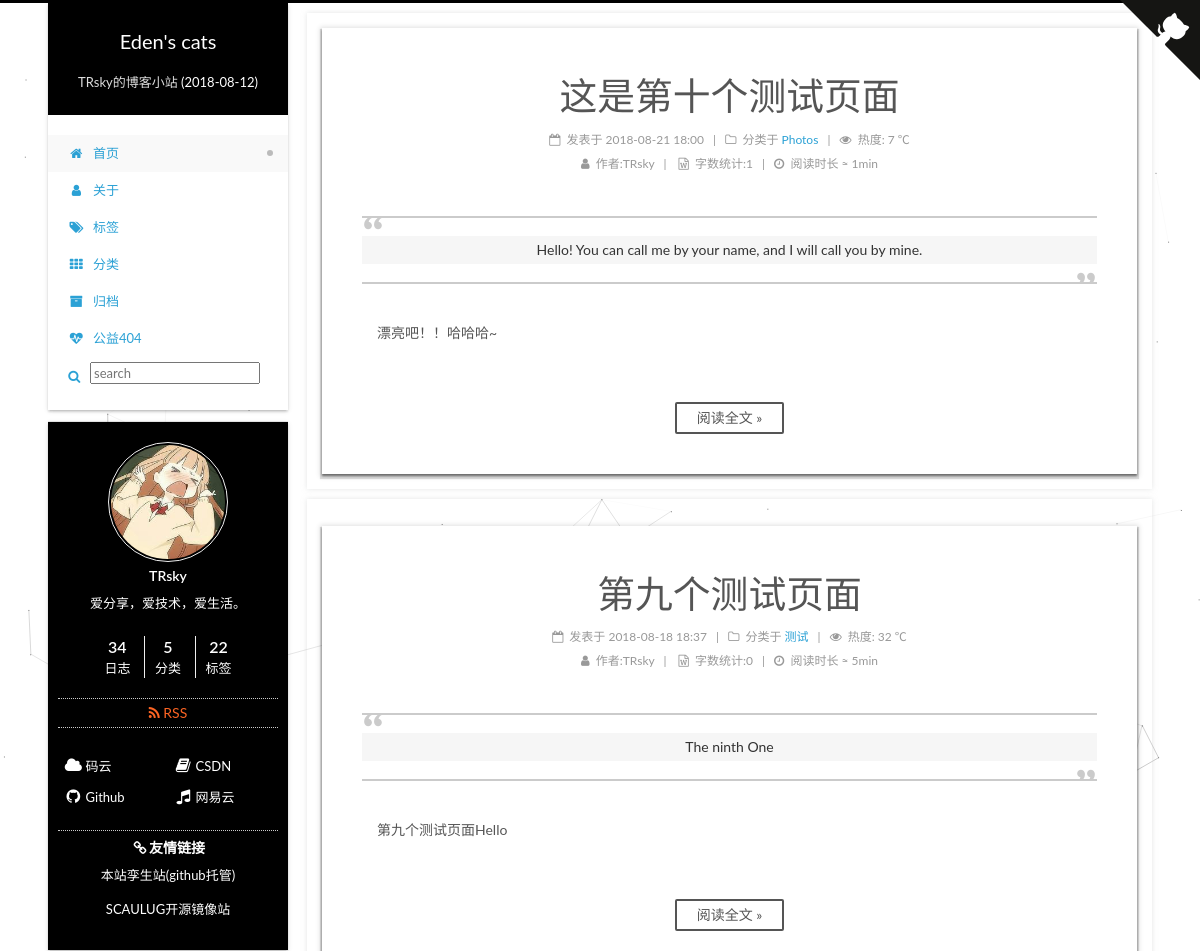
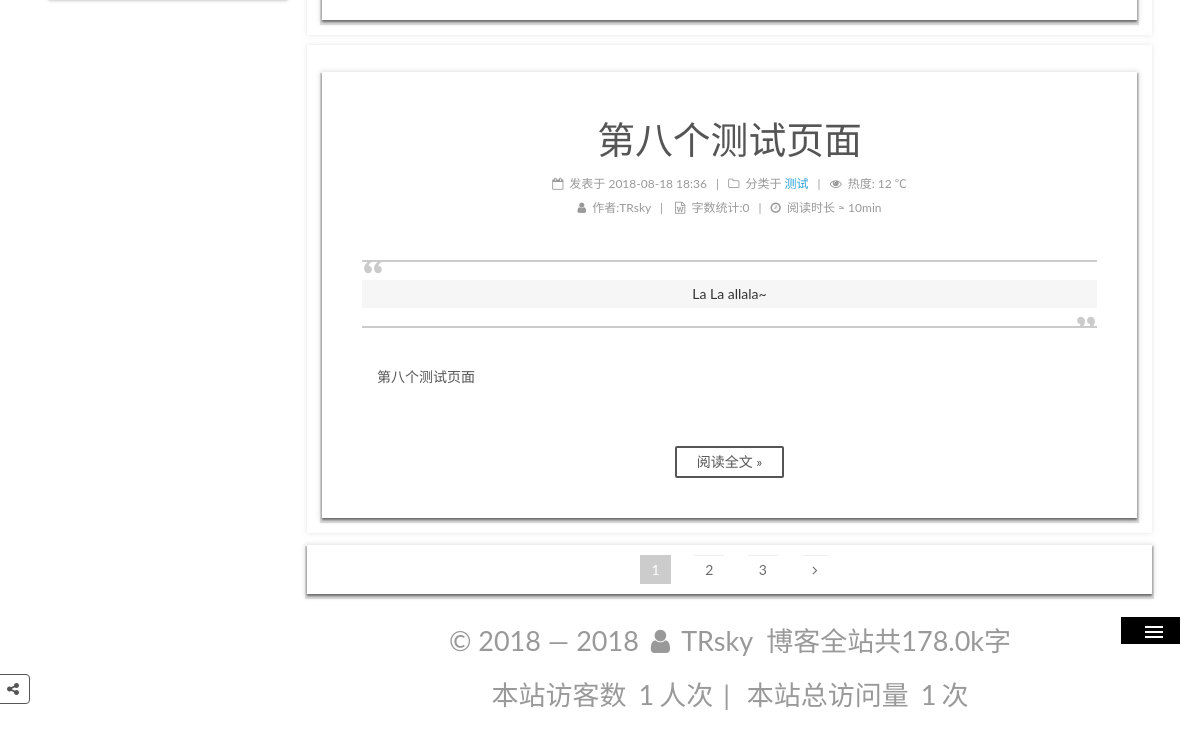
The app's page /, older data (2 pictures, top to bottom).
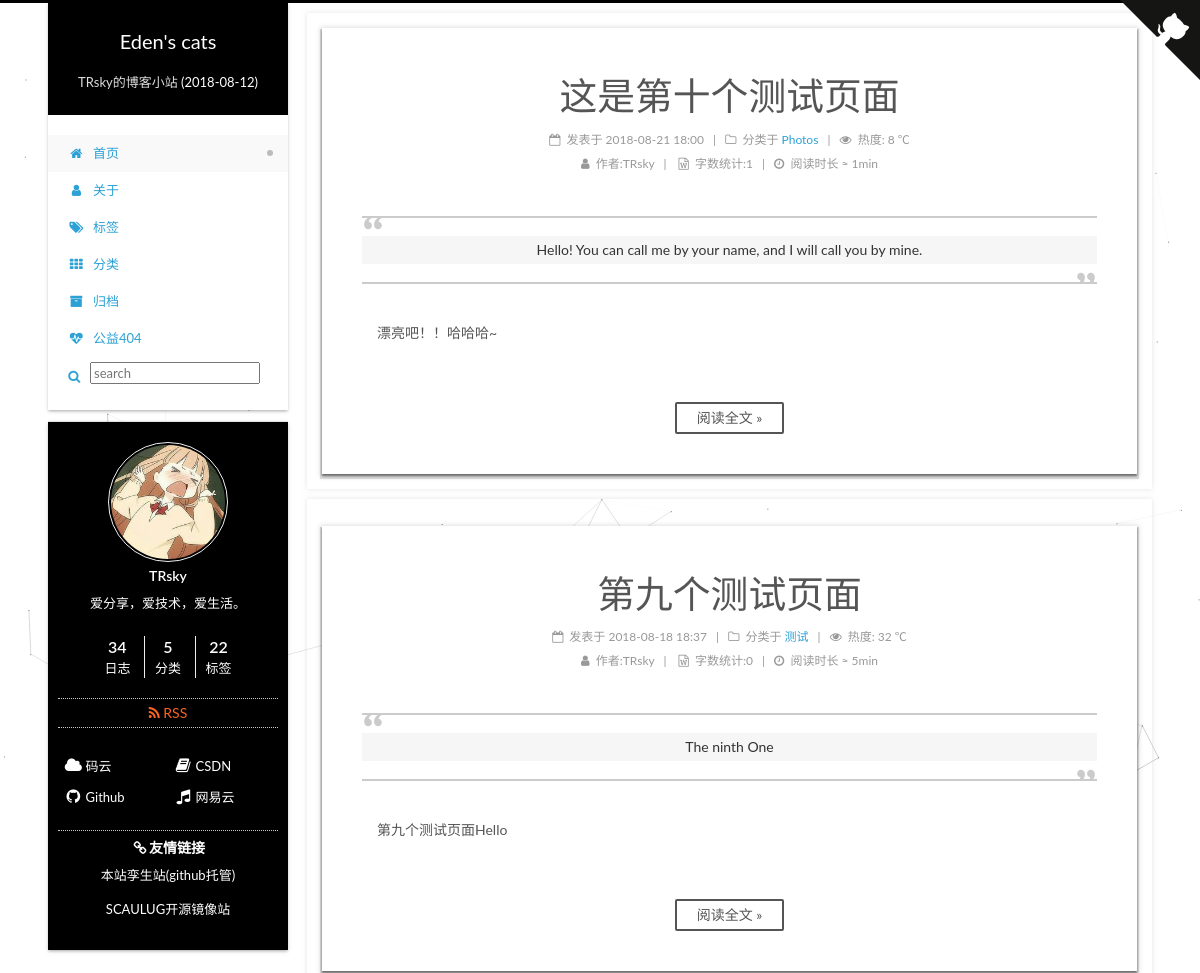
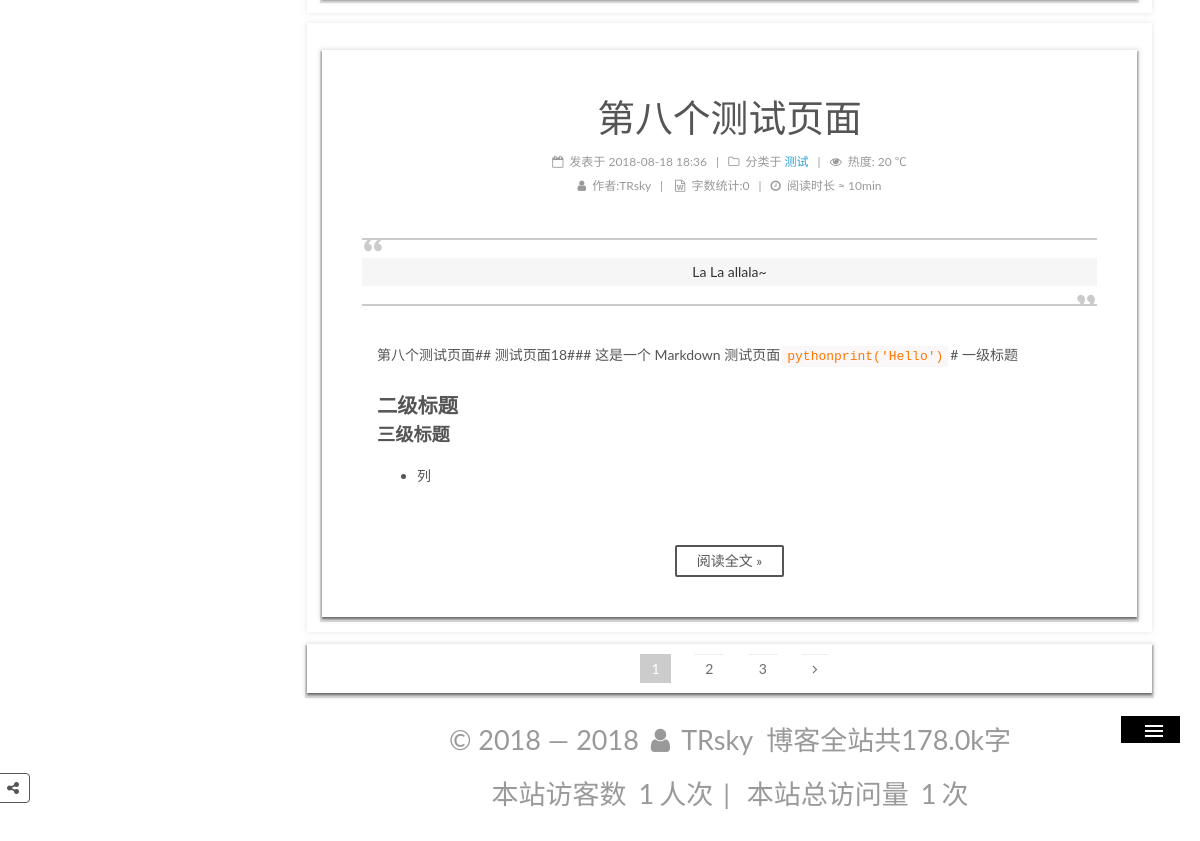
The same page, newer data (2 pictures, top to bottom).
### apps/blog/models.py (models this page shows, shortened)
class Article(models.Model):
    STATUS_CHOICES = (
        ('draft', '草稿'),
        ('publish', '发表'),
    )
    title = models.CharField(verbose_name='标题', max_length=100)
    content = MDTextField(verbose_name='正文', blank=True, null=True)
    status = models.CharField(verbose_name='文章状态', max_length=10, choices=STATUS_CHOICES, default='publish')
    created_time = models.DateTimeField(verbose_name='创建时间', default=now)
    public_time = models.DateTimeField(verbose_name='发布时间', blank=True, null=True)
    modified_time = models.DateTimeField(verbose_name='修改时间', default=now)
    words = models.PositiveIntegerField(verbose_name='文章字数', default=0)
    time = models.PositiveIntegerField(verbose_name='阅读时长', default=0 )
    views = models.PositiveIntegerField(verbose_name='访问量', default=0)
    slogan = models.TextField(verbose_name='标语', blank=True, null=True)
    digest = models.CharField(verbose_name='文章摘要', max_length=500, blank=True)
    category = models.ForeignKey(Category, verbose_name='分类', on_delete=models.CASCADE, blank=False, null=False)
    tags = models.ManyToManyField(Tag, verbose_name='标签', blank=True)
    author = models.ForeignKey(User, verbose_name='作者', on_delete=models.CASCADE, blank=False, null=False)
    class Meta:  # 按文章创建日期降序排序
        ordering = ['-public_time']
        verbose_name = '文章'  # 指定后台显示模型名称
        verbose_name_plural = '文章列表'  # 指定后台显示模型复数名称
        db_table = 'article'  # 数据库表
        get_latest_by = 'created_time'

class Category(models.Model):
    name = models.CharField(verbose_name='类别', max_length=100)
    created_time = models.DateField(verbose_name='创建时间', default=now)
    modified_time = models.DateField(verbose_name='修改时间', default=now)
    def __str__(self):
        return self.name
    class Meta:
        ordering = ['name']
        verbose_name = '类别名称'
        verbose_name_plural = '分类列表'
        db_table = 'category'   # 数据库表名

### apps/blog/views.py (the view)
# urls.py: 2. Add a URL to urlpatterns:  path('', views.home, name='home')
def home(request):
    posts = Article.objects.all().filter(status='publish', public_time__isnull=False)   # 获取主页的全部 Article 对象, 状态为已发布，发布时间不为空
    paginator = Paginator(posts, settings.PAGE_NUM, 2)  # 每页显示数量，对应settings.py中的PAGE_NUM， 当只有2时候，合并为上一页
    page = request.GET.get('page')  # 获取URL中page参数的值
    try:
        post_list = paginator.page(page)
    except PageNotAnInteger:
        post_list = paginator.page(1)
    except EmptyPage:
        post_list = paginator.page(paginator.num_pages)
    return render(request, 'home.html', context={'post_list': post_list, 'category_list': categories, 'months': months})

### apps/blog/templatetags/custom_filter.py (called while the page is built)
@register.filter(is_safe=True)  # 注册template filter
@stringfilter                   # 希望字符串作为参数
def custom_markdown(value):
    content = mark_safe(markdown.markdown(value, extensions=['markdown.extensions.fenced_code',
                                                             'markdown.extensions.codehilite',
                                                             'markdown.extensions.tables',
                                                             'markdown.extensions.toc'],
                                          safe_mode=True, enable_attributes=False))
    return content

### apps/blog/templatetags/pagetag.py (called while the page is built)
@register.simple_tag
def pagination_pages(curr_page, loop_page):
    offset = abs(curr_page - loop_page)
    if offset < 3:
        if curr_page == loop_page:
            page_element = '<span class="page-number current">%s</span>' % loop_page
        else:
            page_element = ' <a class="page-number" href="?page=%s">%s</a>' % (loop_page, loop_page)
        return format_html(page_element)
    else:
        return ''

### templates/home.html (shortened to what the changed rows need)
{% extends "base.html" %}
{% load static %}
{% load pagetag %}
{% block content %}
    {% load custom_filter %}
		<div class="content-wrap">
						<div id="content" class="content">
							<section id="posts" class="posts-expand">
                                {% for post in post_list %}
								<article class="post post-type-normal" itemscope="" itemtype="http://schema.org/Article">
									<div class="post-block" style="opacity: 1; display: block;">
										<header class="post-header" style="opacity: 1; display: block; transform: translateY(0px);">
											<h1 class="post-title" itemprop="name headline">
                                                <a class="post-title-link" href="{% url 'detail' id=post.id %}" itemprop="url">
                                                   {{ post.title }}</a></h1>
											    <div class="post-meta">
												<span class="post-time"><span class="post-meta-item-icon"><i class="fa fa-calendar-o"></i></span>
                                                    <span class="post-meta-item-text">发表于</span>
													<time title="创建于" itemprop="dateCreated datePublished" datetime="2018-01-17T00:15:31+08:00">
														{{ post.public_time|date:'Y-m-d H:i'}}
													</time>
                                                </span>
                                                <span class="post-category"><span class="post-meta-divider">|</span>
                                                <span class="post-meta-item-icon"><i class="fa fa-folder-o"></i></span>
                                                <span class="post-meta-item-text">分类于</span>
                                                <span itemprop="about" itemscope="" itemtype="http://schema.org/Thing">
                                                    <a href="{% url 'category_menu' id=post.category_id %}" itemprop="url" rel="index">
                                                        <span itemprop="name">{{ post.category }}</span></a></span>
                                                </span>
                                                <span id="{% url 'detail' id=post.id %} " class="leancloud_visitors" data-flag-title="{{ post.title }}">
                                                    <span class="post-meta-divider">|</span><span class="post-meta-item-icon">
                                                    <i class="fa fa-eye"></i></span> <span class="post-meta-item-text">热度:</span>
                                                <span class="leancloud-visitors-count">{{ post.views }}</span> <span>℃</span>
                                                </span>
												<div class="post-wordcount">
                                                    <span class="post-meta-item-icon"><i class="fa fa-user"></i> </span>
                                                    <span class="post-meta-item-text">作者:</span><span title="作者">{{ post.author }}</span>
                                                    <span class="post-meta-divider">|</span>
													<span class="post-meta-item-icon"><i class="fa fa-file-word-o"></i></span >
                                                    <span class="post-meta-item-text">字数统计:</span><span title="字数统计">{{ post.words }}</span>
                                                    <span class="post-meta-divider">|</span><span class="post-meta-item-icon">
                                                    <i class="fa fa-clock-o"></i></span>
                                                    <span class="post-meta-item-text">阅读时长 ≈</span><span title="阅读时长"> {{ post.time }}min</span>
												</div>
											</div>
										</header>
										<div class="post-body" itemprop="articleBody" style="opacity: 1; display: block; transform: translateY(0px);">
											<blockquote class="blockquote-center">
												<p>
													{{ post.slogan }}
												</p>
											</blockquote>
											<div class="note">
												  {{ post.content|striptags|truncatechars:100 |custom_markdown}}
											</div>
											<div class="post-button text-center">
												<a class="btn" href="{% url 'detail' id=post.id %}" rel="contents">阅读全文 »</a>
											</div>
										</div><div></div><div></div>
									</div>
								</article>
								{% endfor %}
							</section>
						</div>
					</div>
{% endblock %}

Row changes from the older to the newer data that the page shows:
changed Article "这是第十个测试页面": views "7" → "8"
changed Article "第八个测试页面": views "12" → "20"; content|custom_markdown "第八个测试页面" → "第八个测试页面## 测试页面18### 这是一个 Markdown 测试页面 pythonprint('Hello') # 一级标题 二级标题 三级标题 列"
